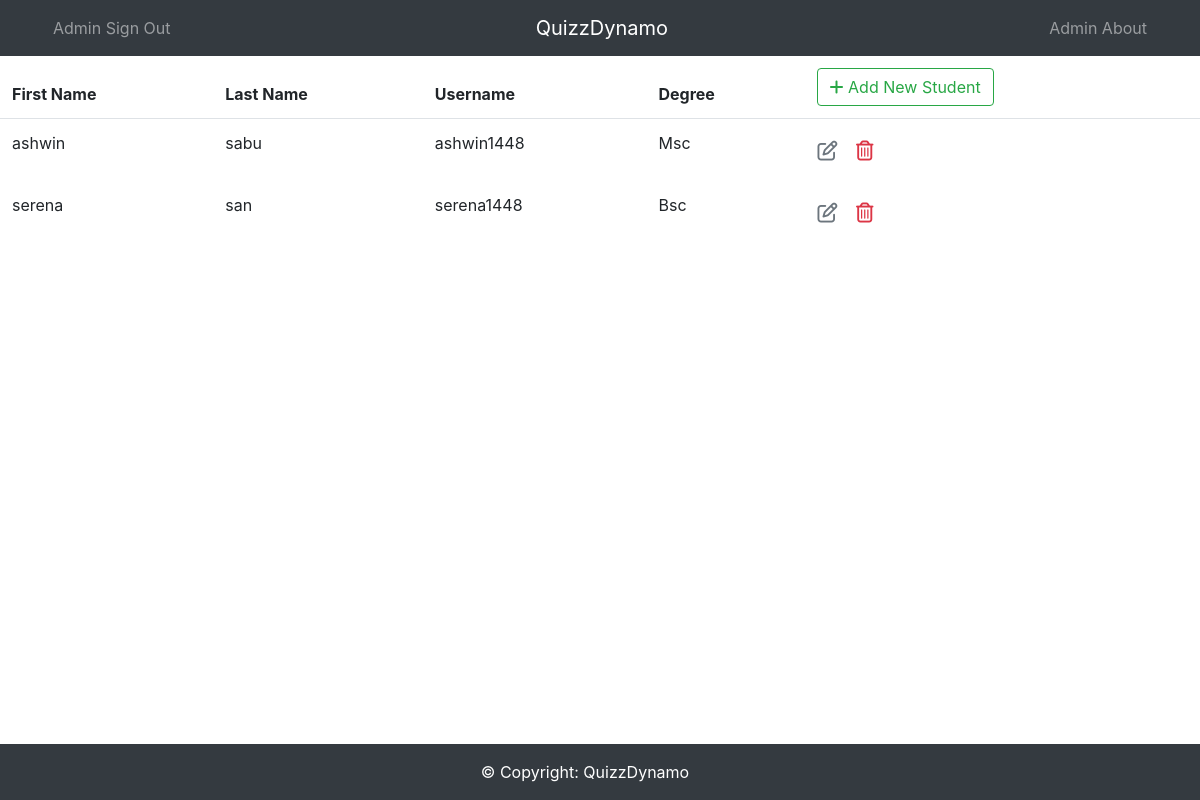
The app's page /QuizzDynamoApp/Home/AdminStudent/AdminStudentList/, older data.
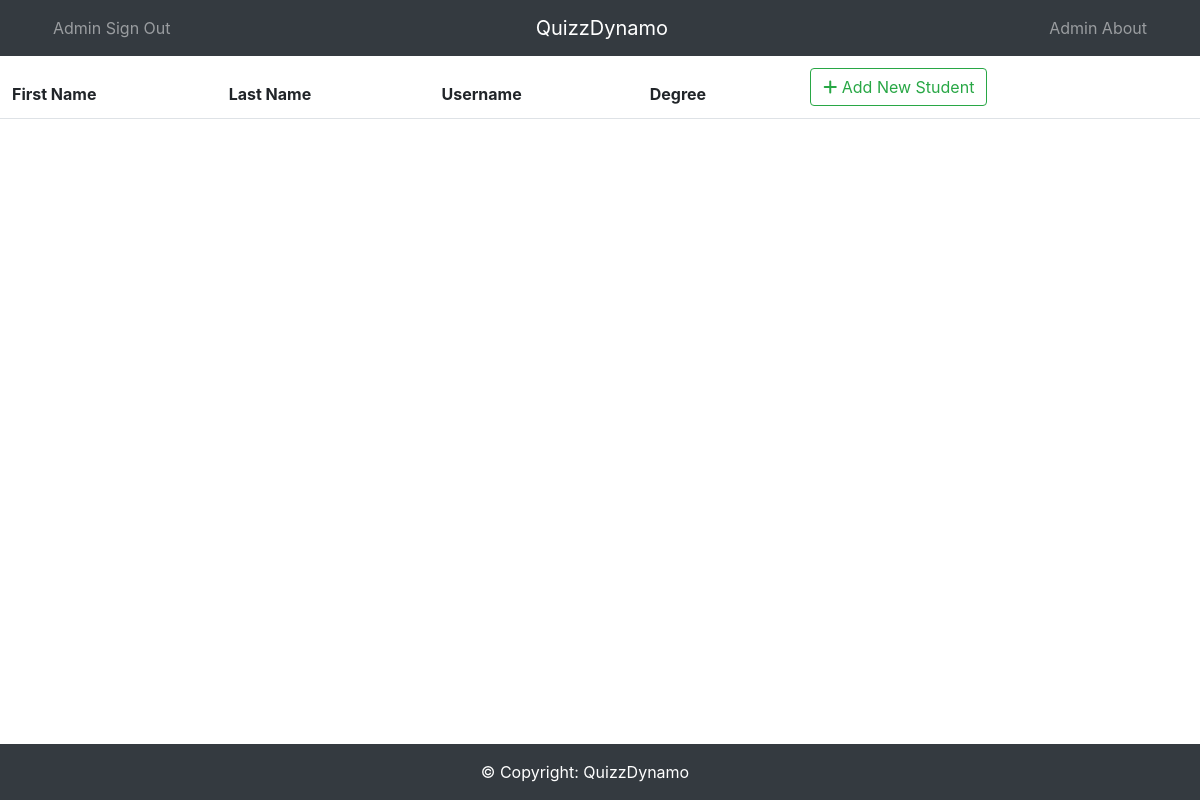
The same page, newer data.
### QuizzDynamoApp/models.py (models this page shows, shortened)
class Student(models.Model):
    first_name = models.CharField(max_length=30)
    last_name = models.CharField(max_length=30)
    username = models.CharField(max_length=30, unique=True)
    password1 = models.CharField(max_length=20)
    password2 = models.CharField(max_length=20)
    DEGREE_CHOICES = (
    ('Bsc','Bsc'),
    ('Msc','Msc'),
    ('PGDiploma','PGDiploma'),
    )
    degree = models.CharField(max_length=15, choices=DEGREE_CHOICES,
    default='Bsc')

### QuizzDynamoApp/views.py (the view)
def AdminStudentListMethod(request):
    context = {'AdminStudentList' : Student.objects.all()}
    return render(request, 'QuizzDynamoApp/AdminStudentList.html', context)

### QuizzDynamoApp/templates/QuizzDynamoApp/AdminStudentList.html (shortened to what this page needs)
{% load static %}
<!DOCTYPE html>
<html lang="en">
<head>
    <link rel="stylesheet"
href="https://stackpath.bootstrapcdn.com/bootstrap/4.3.1/css/bootstrap.min.css"
integrity="sha384-ggOyR0iXCbMQv3Xipma34MD+dH/1fQ784/j6cY/iJTQUOhcWr7x9JvoRxT2MZw1T"
crossorigin="anonymous">
    <link rel = "stylesheet"
href = "https://cdnjs.cloudflare.com/ajax/libs/font-awesome/6.5.1/css/all.min.css">
</head>
<body>
   <nav class="navbar navbar-expand-lg navbar-dark bg-dark">
    <div class="container">
        <div class="collapse navbar-collapse justify-content-flex-start">
            <ul class="navbar-nav">
                 <li class="nav-item">
                    <a class="nav-link"
                href="{%url 'QuizzDynamoApp:AdminSignOut'%}">Admin Sign Out</a>
                </li>
            </ul>
        </div>
        <nav class="navbar-brand">QuizzDynamo</nav>
         <div class="collapse navbar-collapse justify-content-end">
             <ul class="navbar-nav">
               <li class="nav-item">
                    <a class="nav-link"
                href="{%url 'QuizzDynamoApp:AdminAbout'%}">Admin About</a>
                </li>
        </div>
    </div>
  </nav>
{% block content %}
<table class="table table-borderless">
    <thead class="border-bottom font-weight-bold">
        <tr>
            <th>First Name</th>
            <th>Last Name</th>
            <th>Username</th>
            <th>Degree</th>
            <th>
<a href="{% url 'QuizzDynamoApp:AdminStudentInsertPage' %}"
class="btn btn-outline-success">
                    <i class="fas fa-plus"></i> Add New Student
                </a>
            </th>
        </tr>
    </thead>
    <tbody>
        {% for AdminStudent in AdminStudentList %}
        <tr>
            <td>{{ AdminStudent.first_name }}</td>
            <td>{{ AdminStudent.last_name }}</td>
            <td>{{ AdminStudent.username }}</td>
            <td>{{ AdminStudent.degree }}</td>
            <td>
<a href="{% url 'QuizzDynamoApp:AdminStudentUpdatePage' AdminStudent.id %}"
class="btn text-secondary px-0">
                    <i class="far fa-edit fa-lg"></i>
                </a>
<form action="{% url 'QuizzDynamoApp:AdminStudentDeletePage' AdminStudent.id %}"
method="post" class="d-inline">
                    <button type="submit" class="btn">
                        <i class="far fa-trash-alt fa-lg text-danger"></i>
                    </button>
                </form>
            </td>
        </tr>
        {% endfor %}
    </tbody>
</table>
{% endblock content %}
<footer class="bg-dark text-white text-center text-lg-start fixed-bottom">
  <div class="container-fluid p-3 row justify-content-center">
    <div class="row">
     <div class="text-center">
       © Copyright: QuizzDynamo
     </div>
    </div>
  </div>
</footer>
</body>
</html>

Row changes from the older to the newer data that the page shows:
removed Student: first_name "ashwin", last_name "sabu", username "ashwin1448", degree "Msc"
removed Student: first_name "serena", last_name "san", username "serena1448", degree "Bsc"
